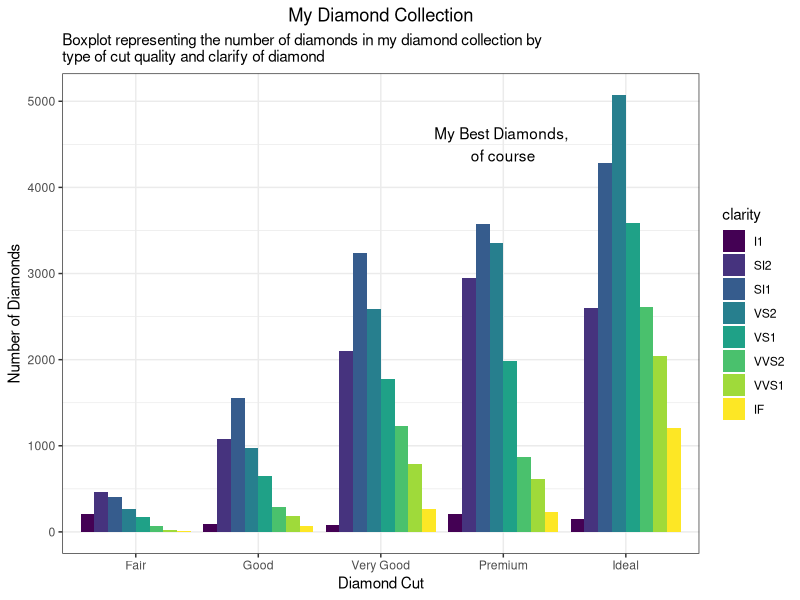
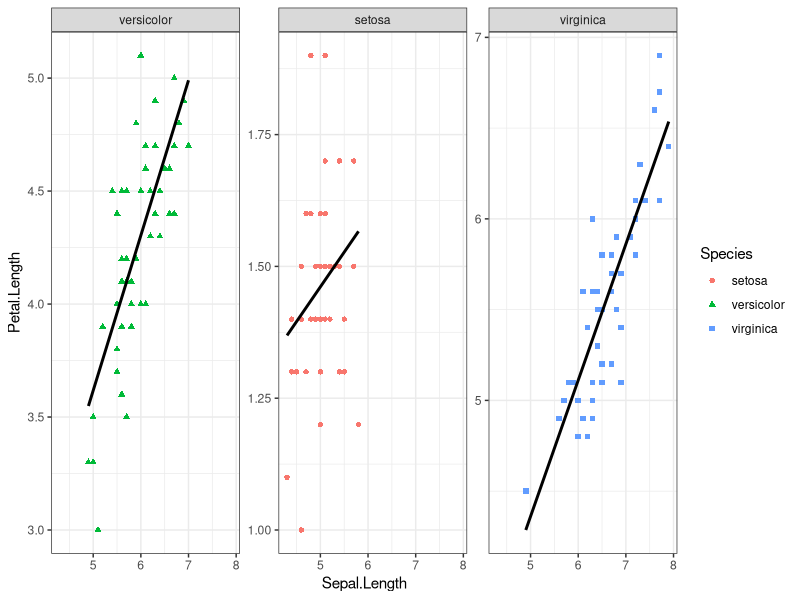
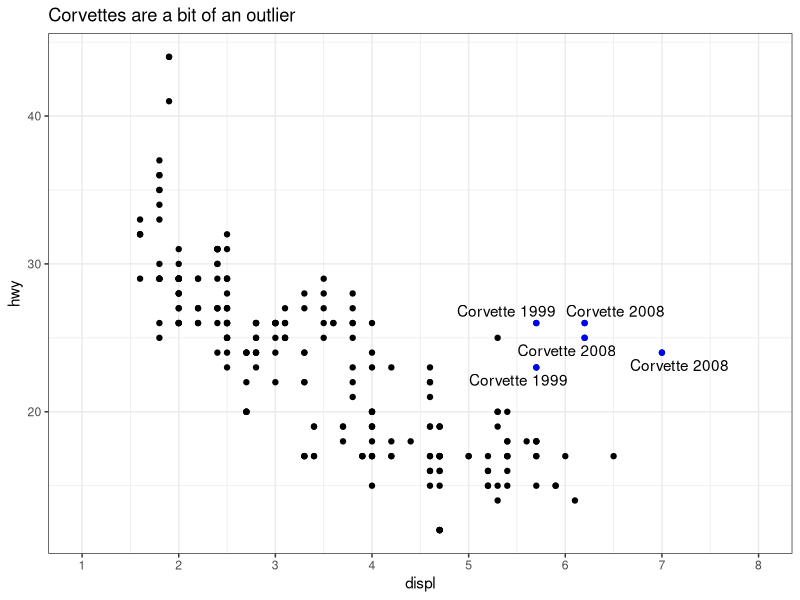
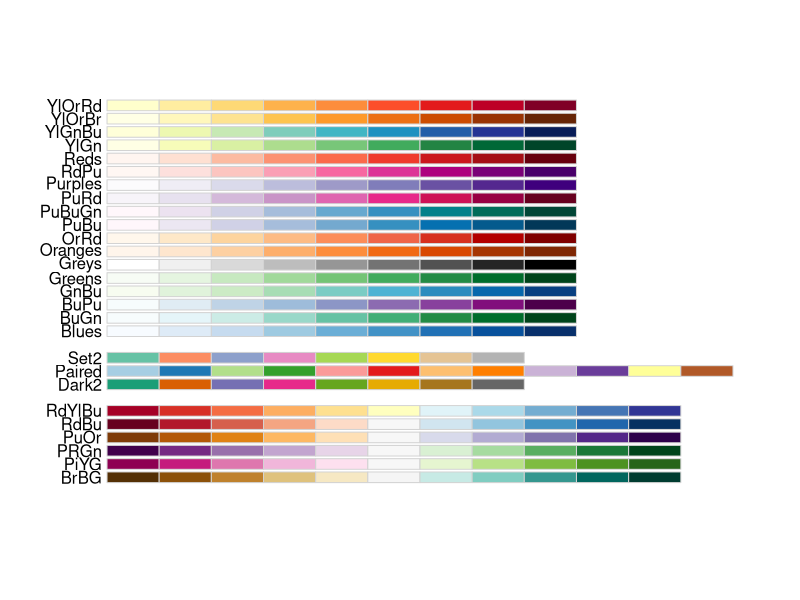
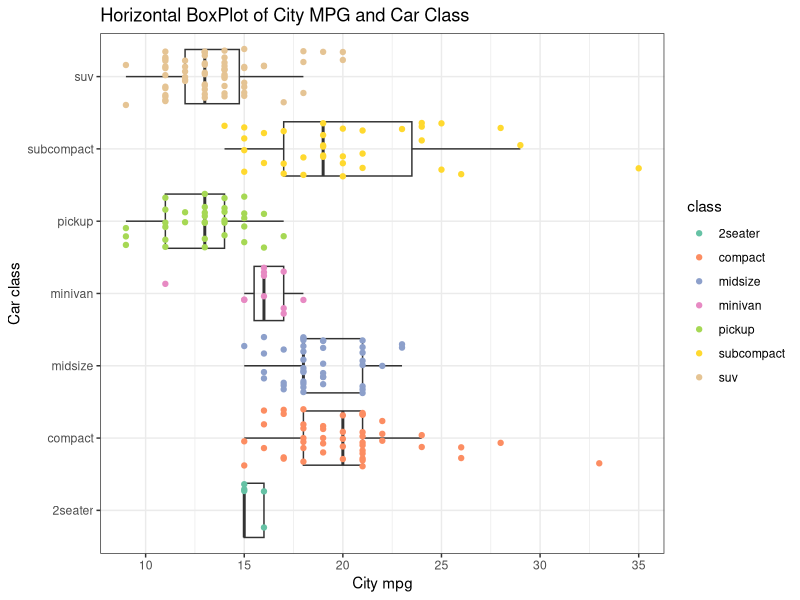

Recreate these plots in R, in order.
## ---- chunk 1
knitr::opts_chunk$set(echo = FALSE)
## ---- chunk 2
library("ggplot2")
library("magrittr") #so I can do some piping
data("diamonds")
data("mpg")
data("iris")
theme_set(theme_bw()) #I'll give you this one, you can set the theme individually for graphs
#or you can set the theme for all the graphs using theme_set()
#theme_bw() is best theme (IMO)

#for graph 3:
library("ggrepel")


## ---- chunk 3
data("diamonds")
#hint think about the *position* the bars are in...
## ---- chunk 4

#Create plot base and add main title
ggplot(data = diamonds) +
  geom_bar(mapping = aes (x = cut, fill = clarity), position = "dodge") +
  ggtitle("My Diamond Collection") +
  
  #Add title and subtitle
  labs(
    title = "My Diamond Collection",
    subtitle = "Boxplot representing the number of diamonds in my diamond collection by \ntype of cut quality and clarify of diamond"
  ) +
  
  #Rename x and y labels
  xlab("Diamond Cut") +
  ylab("Number of Diamonds") +
  
  #Center plot title
  theme(plot.title = element_text(hjust = 0.5)) +
  
  #Add annotation  
  annotate("text", x = "Premium", y = 4500, label = "My Best Diamonds, \nof course")

## ---- chunk 5
data("iris")
## ---- chunk 6

#Create a new variable Species2 in the iris dataframe with re-ordered Species factors
iris$Species2 <- factor(iris$Species, levels = c("versicolor", "setosa", "virginica"))

#Create plot base
ggplot(data = iris, aes(x = Sepal.Length, y = Petal.Length, color = Species, group = Species, shape = Species)) +
  facet_wrap(~Species2, scales = "free_y") + #Group into facets based on newly created Species2 variable
  geom_point() +
  geom_smooth(method = "lm", se = FALSE, color = "black") #Add trendline

## ---- chunk 7
data("mpg")
corvette <- mpg[mpg$model == "corvette",]
#install
require("ggrepel") #useful for making text annotations better, hint hint
set.seed(42)
## ---- chunk 8
ggplot() +
  geom_point(data = mpg, aes(x = displ, y = hwy)) + # Create scatter plot layer based on an entire mpg dataset
  geom_point(data = corvette, aes(x = displ, y = hwy), color = "blue") + # Create a second scatter plot layer with extracted corvette data
  labs(title = "Corvettes are a bit of an outlier") +
  scale_x_continuous(limits = c(1, 8), breaks = seq(1, 9, 1)) + #Adjust scales
  geom_text_repel(data = corvette, aes(x = displ, y = hwy), label = paste("Corvette", corvette$year)) #Add Corvette annotations
## ---- chunk 9
data(mpg)

#hint for the coloring, colorbrewer and you can set palette colors and make your graphs colorblind friendly
library(RColorBrewer)
display.brewer.all(colorblindFriendly = T) #take a look at the colorblindfriendly options
## ---- chunk 10
ggplot(data = mpg, aes(x = class, y = cty)) +
  
  #Add first boxplot layer
  geom_boxplot(alpha = 0) +
  
  #Add second scatter plot layer with color aesthetic mapped onto class
  geom_point(aes(color = class), position = position_jitter(height = 0)) +
  
  #Apply palette coloring and flip the axes
  scale_color_brewer(palette = "Set2") +
  scale_fill_brewer(palette = "Set2") +
  coord_flip() +
  
  #Add title and axis labels
  ggtitle("Horizontal BoxPlot of City MPG and Car Class") +
  xlab("Car class") +
  ylab("City mpg")
